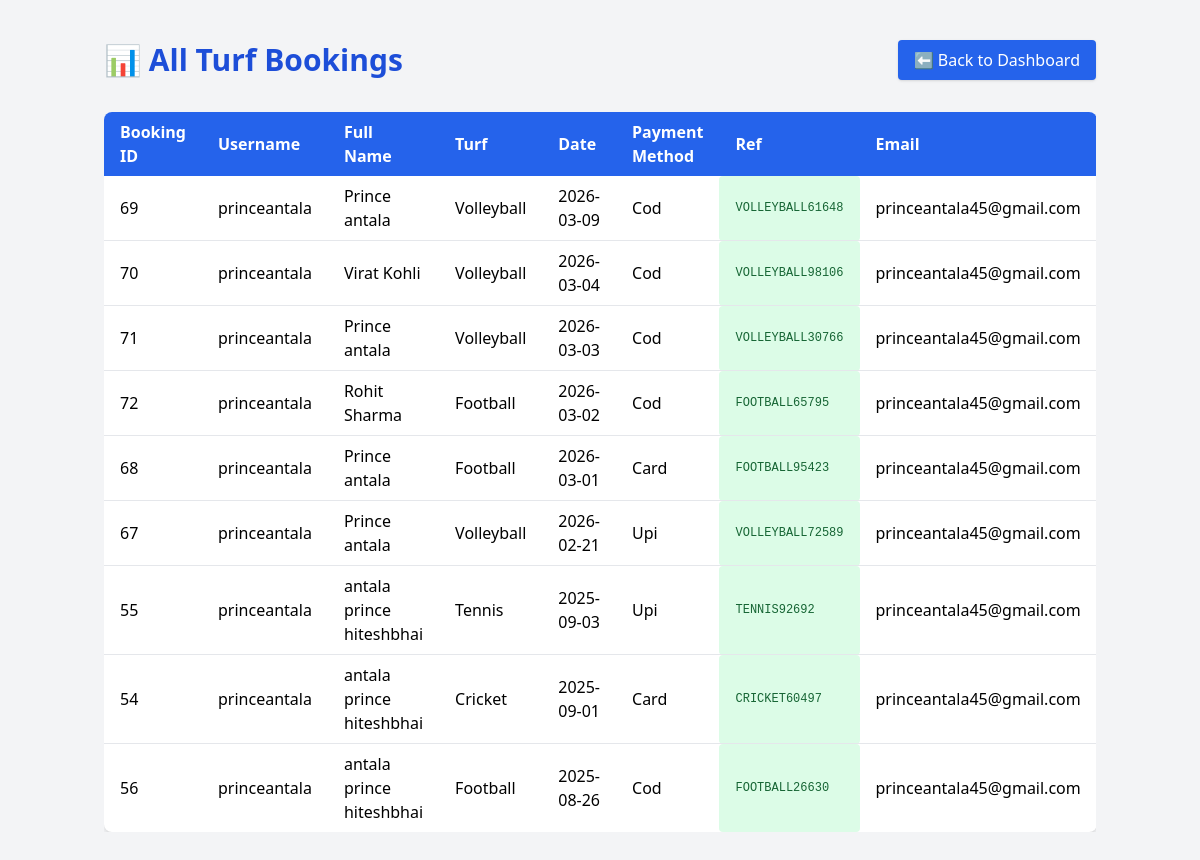
The page /admin_booking.php on the database as committed earlier.
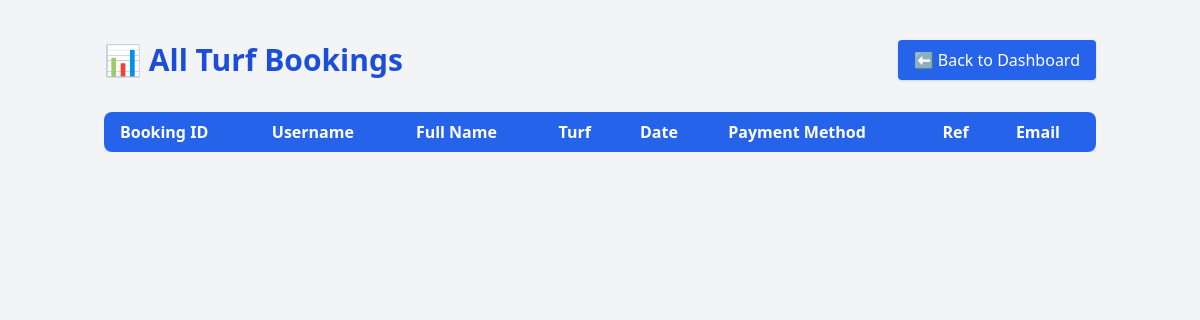
The same page on the database as committed later.
### tables this page shows
CREATE TABLE `ticket` (
  `booking_id` int(11) NOT NULL,
  `user_id` int(11) DEFAULT NULL,
  `username` varchar(20) NOT NULL,
  `fullname` varchar(255) NOT NULL,
  `email` varchar(20) NOT NULL,
  `mobile` varchar(50) NOT NULL,
  `state` varchar(15) NOT NULL,
  `city` varchar(15) NOT NULL,
  `turfs` varchar(50) NOT NULL,
  `time_slot` varchar(50) NOT NULL,
  `base_price` decimal(10,2) NOT NULL,
  `cgst` decimal(10,2) NOT NULL,
  `sgst` decimal(10,2) NOT NULL,
  `total_price` decimal(10,2) NOT NULL,
  `address` varchar(100) NOT NULL,
  `pincode` varchar(10) NOT NULL,
  `date` varchar(100) NOT NULL,
  `payment_method` varchar(20) NOT NULL,
  `booking_time` datetime NOT NULL DEFAULT current_timestamp(),
  `payment_reference` varchar(100) NOT NULL,
  `status` varchar(30) NOT NULL DEFAULT 'Booked'
);

CREATE TABLE `signup` (
  `user_id` int(11) NOT NULL,
  `username` varchar(20) NOT NULL,
  `email` varchar(50) NOT NULL,
  `mobile` varchar(50) NOT NULL,
  `password` varchar(255) NOT NULL,
  `signup_date` datetime NOT NULL DEFAULT current_timestamp()
);

### src/admin_booking.php (the view, shortened to what this page needs)
<?php
$conn = mysqli_connect("localhost", "root", "", "turfbookingsystem");
$sql = "SELECT t.*, s.email AS user_email
        FROM ticket t
        JOIN signup s ON t.user_id = s.user_id
        ORDER BY t.date DESC";
$result = mysqli_query($conn, $sql);
?>
<!DOCTYPE html>
<html lang="en">
<head>
   <script src="https://cdn.tailwindcss.com"></script>
</head>
<body class="bg-gray-100 min-h-screen">
  <div class="container mx-auto py-10 px-4">
    <div class="flex items-center justify-between mb-8">
      <h1 class="text-3xl font-bold text-blue-700">📊 All Turf Bookings</h1>
      <a href="admin_dashboard.php" class="bg-blue-600 hover:bg-blue-700 text-white px-4 py-2 rounded shadow transition">
        ⬅️ Back to Dashboard
      </a>
    </div>
    <div class="overflow-x-auto">
      <table class="min-w-full bg-white shadow-md rounded-lg overflow-hidden">
        <thead class="bg-blue-600 text-white">
          <tr>
            <th class="px-4 py-2 text-left">Booking ID</th>
            <th class="px-4 py-2 text-left">Username</th>
            <th class="px-4 py-2 text-left">Full Name</th>
            <th class="px-4 py-2 text-left">Turf</th>
            <th class="px-4 py-2 text-left">Date</th>
            <th class="px-4 py-2 text-left">Payment Method</th>
            <th class="px-4 py-2 text-left">Ref</th>
            <th class="px-4 py-2 text-left">Email</th>
          </tr>
        </thead>
        <tbody class="divide-y divide-gray-200">
          <?php while ($row = mysqli_fetch_assoc($result)): ?>
            <tr class="hover:bg-gray-50">
              <td class="px-4 py-2"><?php echo $row['booking_id']; ?></td>
              <td class="px-4 py-2"><?php echo $row['username']; ?></td>
              <td class="px-4 py-2"><?php echo $row['fullname']; ?></td>
              <td class="px-4 py-2"><?php echo ucfirst($row['turfs']); ?></td>
              <td class="px-4 py-2"><?php echo $row['date']; ?></td>
              <td class="px-4 py-2"><?php echo ucfirst($row['payment_method']); ?></td>
              <td class="px-4 py-2 font-mono text-xs bg-green-100 text-green-800 rounded"><?php echo $row['payment_reference']; ?></td>
              <td class="px-4 py-2"><?php echo $row['user_email']; ?></td>
            </tr>
          <?php endwhile; ?>
        </tbody>
      </table>
    </div>
  </div>
</body>
</html>

Rows that differ between the two databases and show on the page:
removed ticket: booking_id "69", username "princeantala", fullname "Prince antala", turfs "Volleyball", date "2026-03-09", payment_method "Cod", payment_reference "VOLLEYBALL61648", user.email "princeantala45@gmail.com"
removed ticket: booking_id "70", username "princeantala", fullname "Virat Kohli", turfs "Volleyball", date "2026-03-04", payment_method "Cod", payment_reference "VOLLEYBALL98106", user.email "princeantala45@gmail.com"
removed ticket: booking_id "71", username "princeantala", fullname "Prince antala", turfs "Volleyball", date "2026-03-03", payment_method "Cod", payment_reference "VOLLEYBALL30766", user.email "princeantala45@gmail.com"
removed ticket: booking_id "72", username "princeantala", fullname "Rohit Sharma", turfs "Football", date "2026-03-02", payment_method "Cod", payment_reference "FOOTBALL65795", user.email "princeantala45@gmail.com"
removed ticket: booking_id "68", username "princeantala", fullname "Prince antala", turfs "Football", date "2026-03-01", payment_method "Card", payment_reference "FOOTBALL95423", user.email "princeantala45@gmail.com"
removed ticket: booking_id "67", username "princeantala", fullname "Prince antala", turfs "Volleyball", date "2026-02-21", payment_method "Upi", payment_reference "VOLLEYBALL72589", user.email "princeantala45@gmail.com"
removed ticket: booking_id "55", username "princeantala", fullname "antala prince hiteshbhai", turfs "Tennis", date "2025-09-03", payment_method "Upi", payment_reference "TENNIS92692", user.email "princeantala45@gmail.com"
removed ticket: booking_id "54", username "princeantala", fullname "antala prince hiteshbhai", turfs "Cricket", date "2025-09-01", payment_method "Card", payment_reference "CRICKET60497", user.email "princeantala45@gmail.com"
removed ticket: booking_id "56", username "princeantala", fullname "antala prince hiteshbhai", turfs "Football", date "2025-08-26", payment_method "Cod", payment_reference "FOOTBALL26630", user.email "princeantala45@gmail.com"
